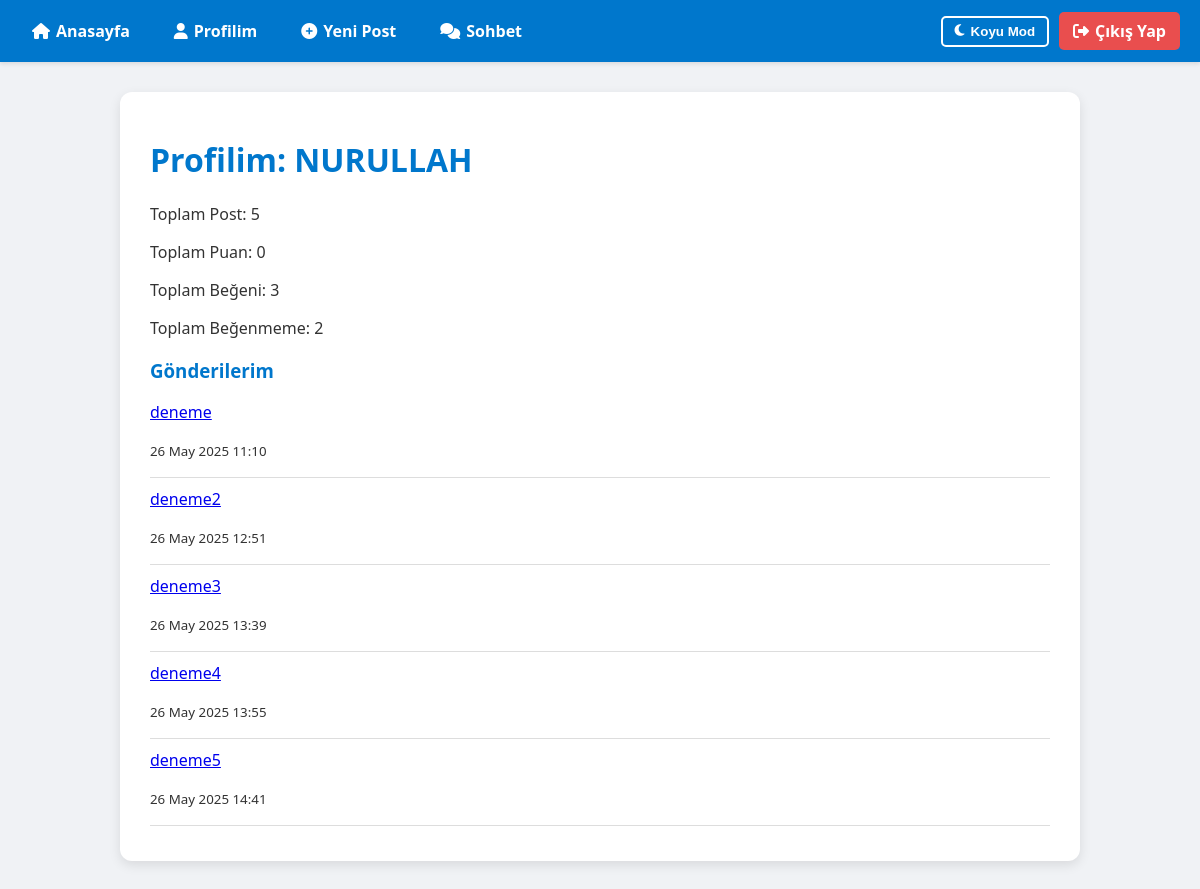
/profile/ (signed in), run on the app's committed database.
### blog/models.py (models this page shows, shortened)
class Post(models.Model):
    author = models.ForeignKey(User, on_delete=models.CASCADE, related_name='posts')
    title = models.CharField(max_length=200)
    content = models.TextField()
    image = models.ImageField(upload_to='post_images/', blank=True, null=True)
    created_at = models.DateTimeField(auto_now_add=True)

### blog/views.py (the view)
# urls.py: path('profile/', views.profile, name='profile'),
@login_required
def profile(request):
    user_posts = Post.objects.filter(author=request.user)  # Bu kullanıcının postlarını al
    post_count = user_posts.count()  # Kaç postu var
    total_score = Like.objects.filter(post__author=request.user).aggregate(total=Sum('vote'))['total'] or 0
    user = request.user
    likes_count = Like.objects.filter(user=user, vote=1).count()
    dislikes_count = Like.objects.filter(user=user, vote=-1).count()
    posts = Post.objects.filter(author=request.user)
    context = {
        'user': user,
        'user_posts': user_posts,
        'post_count': post_count,
        'total_score': total_score,
        'likes_count': likes_count,
        'dislikes_count': dislikes_count,
        'posts': posts,  # <== Burası önemli
    }
    return render(request, 'blog/profile.html', context)

### blog/templates/blog/profile.html (shortened to what this page needs)
{% extends 'blog/base.html' %}
{% block content %}
    <h1>Profilim: {{ user.username }}</h1>
    <p>Toplam Post: {{ post_count }}</p>
    <p>Toplam Puan: {{ total_score }}</p>
    <p>Toplam Beğeni: {{ likes_count }}</p>
    <p>Toplam Beğenmeme: {{ dislikes_count }}</p>
    <h3>Gönderilerim</h3>
    {% for post in user_posts %}
        <div style="border-bottom:1px solid #ddd; margin-bottom:10px;">
            <a href="{% url 'post_detail' post.pk %}">{{ post.title }}</a>
            <p><small>{{ post.created_at|date:"d M Y H:i" }}</small></p>
        </div>
    {% empty %}
        <p>Henüz gönderiniz yok.</p>
    {% endfor %}
{% endblock %}

### blog/templates/blog/base.html (style rules this page uses)
body { font-family: 'Segoe UI', Tahoma, Geneva, Verdana, sans-serif; margin: 0; padding: 0; background-color: #f0f2f5; color: #333; transition: background-color 0.3s ease, color 0.3s ease; }
h1, h2, h3 { color: #0077cc; }

### data on the page
Post: title "deneme", created_at "26 May 2025 11:10"
Post: title "deneme2", created_at "26 May 2025 12:51"
Post: title "deneme3", created_at "26 May 2025 13:39"
Post: title "deneme4", created_at "26 May 2025 13:55"
Post: title "deneme5", created_at "26 May 2025 14:41"

### other printed values
{{ user.username }} "NURULLAH"
{{ post_count }} "5"
{{ total_score }} "0"
{{ likes_count }} "3"
{{ dislikes_count }} "2"
